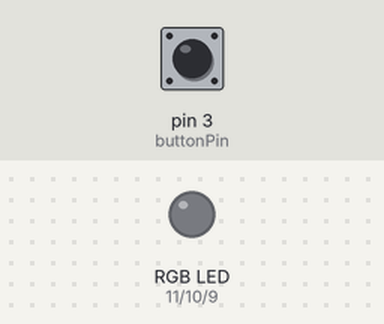
The sketch below on a simulated Arduino Uno, built with avr-gcc and run on an emulated ATmega328P. Shown: an RGB LED mixed from three pins (HIGH = lit). Dashed ring = blinking. Inputs (shaded band) come from the test bench; at power-on: pin 3 (buttonPin) HIGH.

Above: at 1.2 s.
1.3 s: pin 3 (buttonPin) pulled LOW for 1 s
At 1.67 s:
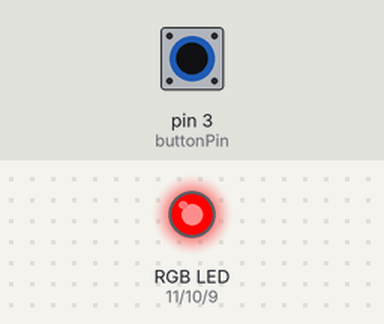
3.8 s: pin 3 (buttonPin) pulled LOW for 0.15 s
At 4.7 s:
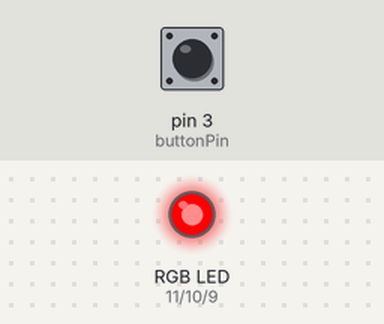
5.5 s: pin 3 (buttonPin) pulled LOW for 3.2 s
At 9.5 s:
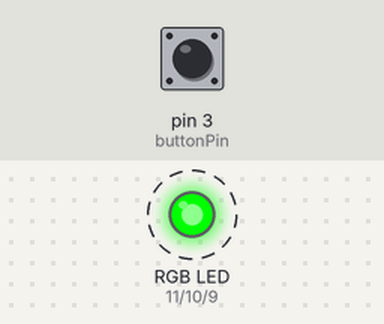
Timing chart, 0 to 11.0 s (numbered marks = the images above; inputs shaded):
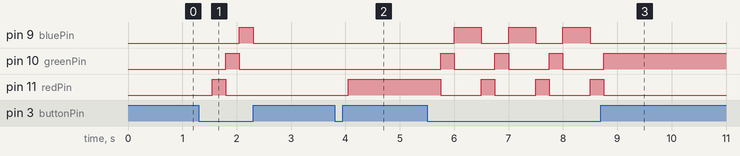

The sketch:

ButtonPressBasic.ino
```cpp
/*
Example sketch 05
PUSH BUTTONS Use pushbuttons for digital input
*/

// First we'll set up constants for the pin numbers.
// This will make it easier to follow the code below.
// pushbutton pin
 const int buttonPin = 3;
 //RGB LED pins
 const int redPin = 11;
 const int greenPin = 10;
 const int bluePin = 9;
//create a variable to store a counter and set it to 0
int counter = 0;
void setup()
{
  // Set up the pushbutton pins to be an input:
  pinMode(buttonPin, INPUT);

  // Set up the RGB pins to be outputs:
  pinMode(redPin, OUTPUT);
  pinMode(greenPin,OUTPUT);
  pinMode(bluePin,OUTPUT);
}
void loop()
{
 // local variable to hold the pushbutton states
  int buttonState;
  //read the digital state of buttonPin with digitalRead() function and store the value in buttonState variable
  buttonState = digitalRead(buttonPin);
  //if the button is pressed increment counter and wait a tiny bit to give us some time to release the button
  if (buttonState == LOW) // light the LED
  {
  counter++;
  delay(250);// change the delay and change the sensitivity of the momentary contact switch
  }
  //use the if satement to check the value of counter. If counter is equal to 0 all pins are off
  if(counter == 0)
  {
   digitalWrite(redPin,LOW);
   digitalWrite(greenPin,LOW);
   digitalWrite(bluePin,LOW);
  }
  //else if counter is equal to 1, redPin is HIGH
  else if(counter == 1)
  {
   digitalWrite(redPin,HIGH);
   digitalWrite(greenPin,LOW);
   digitalWrite(bluePin,LOW);
  }
  //else if counter is equal to 2 greenPin is HIGH
  else if(counter == 2)
  {
   digitalWrite(redPin,LOW);
   digitalWrite(greenPin,HIGH);
   digitalWrite(bluePin,LOW);
  }
  //else if counter is equal to 3 bluePin is HIGH
  else if(counter == 3)
  {
   digitalWrite(redPin,LOW);
   digitalWrite(greenPin,LOW);
   digitalWrite(bluePin,HIGH);
  }
  //else reset the counter to 0 (which turns all pins off)
  else
  {
   counter =0;
  }
}
```

Measured:
- after the input at 1.3 s, pin 9 (bluePin): LOW → HIGH after 0.75 s, → LOW 0.25 s later; pin 10 (greenPin): LOW → HIGH after 0.50 s, → LOW 0.25 s later; pin 11 (redPin): LOW → HIGH after 0.25 s, → LOW 0.25 s later
- after the input at 3.8 s, pin 11 (redPin): LOW → HIGH after 0.25 s
- after the input at 5.5 s, pin 9 (bluePin): alternates HIGH for 0.50 s and LOW for 0.50 s, 6 changes in all, then stays LOW, starting after 0.50 s; pin 10 (greenPin): alternates HIGH for 0.25 s and LOW for 0.75 s, 7 changes in all, then stays HIGH, starting after 0.25 s
